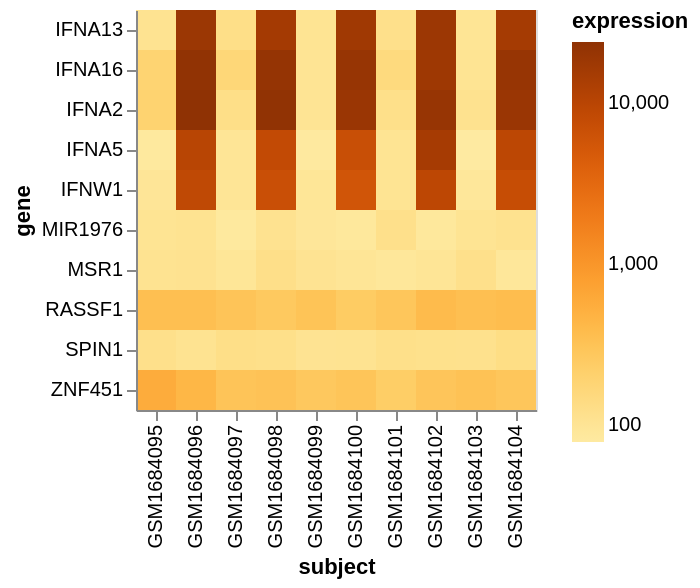

The notebook cell saved with this chart:
### Markdown cell above
#### Personalizando el esquema de color

La elección del esquema de color es vital para la interpretabilidad. Aquí, aplicamos el esquema de color `'yelloworangebrown'` (¡nota la importancia de la minúscula!). Altair ofrece una amplia gama de esquemas predefinidos, como los que se muestran en el listado a continuación.

### Code cell
chart.mark_rect().encode(
    alt.X('subject:N'),
    alt.Y('gene:N'),
    alt.Color('expression:Q', scale=alt.Scale(type='log',scheme='yelloworangebrown')),
    alt.Tooltip(['subject', 'gene', 'expression'])
)

### Figure 1 — Vega-Lite specification as saved in the notebook (floating-point values rounded to 4 significant figures)
{"config": {"view": {"continuousWidth": 300, "continuousHeight": 300}}, "data": {"name": "data-5cd6747e846a5284609978f329e272dd"}, "mark": {"type": "rect"}, "encoding": {"color": {"field": "expression", "scale": {"scheme": "yelloworangebrown", "type": "log"}, "type": "quantitative"}, "tooltip": [{"field": "subject", "type": "nominal"}, {"field": "gene", "type": "nominal"}, {"field": "expression", "type": "quantitative"}], "x": {"field": "subject", "type": "nominal"}, "y": {"field": "gene", "type": "nominal"}}, "$schema": "https://vega.github.io/schema/vega-lite/v5.20.1.json", "datasets": {"data-5cd6747e846a5284609978f329e272dd": [{"subject": "GSM1684095", "treatment": "control", "gene": "IFNA5", "expression": 83.13}, {"subject": "GSM1684095", "treatment": "control", "gene": "MSR1", "expression": 107.0}, {"subject": "GSM1684095", "treatment": "control", "gene": "IFNW1", "expression": 95.4}, {"subject": "GSM1684095", "treatment": "control", "gene": "RASSF1", "expression": 353.0}, {"subject": "GSM1684095", "treatment": "control", "gene": "IFNA16", "expression": 189.9}, {"subject": "GSM1684095", "treatment": "control", "gene": "ZNF451", "expression": 569.3}, {"subject": "GSM1684095", "treatment": "control", "gene": "SPIN1", "expression": 120.8}, {"subject": "GSM1684095", "treatment": "control", "gene": "IFNA2", "expression": 195.2}, {"subject": "GSM1684095", "treatment": "control", "gene": "IFNA13", "expression": 107.2}, {"subject": "GSM1684095", "treatment": "control", "gene": "MIR1976", "expression": 104.0}, {"subject": "GSM1684096", "treatment": "influenza", "gene": "MIR1976", "expression": 106.3}, {"subject": "GSM1684096", "treatment": "influenza", "gene": "IFNA13", "expression": 18970.0}, {"subject": "GSM1684096", "treatment": "influenza", "gene": "ZNF451", "expression": 432.3}, {"subject": "GSM1684096", "treatment": "influenza", "gene": "IFNA5", "expression": 10100.0}, {"subject": "GSM1684096", "treatment": "influenza", "gene": "IFNA16", "expression": 23060.0}, {"subject": "GSM1684096", "treatment": "influenza", "gene": "IFNW1", "expression": 8666.0}, {"subject": "GSM1684096", "treatment": "influenza", "gene": "SPIN1", "expression": 107.9}, {"subject": "GSM1684096", "treatment": "influenza", "gene": "MSR1", "expression": 108.8}, {"subject": "GSM1684096", "treatment": "influenza", "gene": "IFNA2", "expression": 24030.0}, {"subject": "GSM1684096", "treatment": "influenza", "gene": "RASSF1", "expression": 353.4}, {"subject": "GSM1684097", "treatment": "control", "gene": "IFNA16", "expression": 170.3}, {"subject": "GSM1684097", "treatment": "control", "gene": "SPIN1", "expression": 126.9}, {"subject": "GSM1684097", "treatment": "control", "gene": "MSR1", "expression": 94.98}, {"subject": "GSM1684097", "treatment": "control", "gene": "ZNF451", "expression": 304.2}, {"subject": "GSM1684097", "treatment": "control", "gene": "RASSF1", "expression": 308.1}, {"subject": "GSM1684097", "treatment": "control", "gene": "IFNA13", "expression": 128.0}, {"subject": "GSM1684097", "treatment": "control", "gene": "IFNA2", "expression": 128.8}, {"subject": "GSM1684097", "treatment": "control", "gene": "MIR1976", "expression": 82.85}, {"subject": "GSM1684097", "treatment": "control", "gene": "IFNA5", "expression": 97.8}, {"subject": "GSM1684097", "treatment": "control", "gene": "IFNW1", "expression": 96.97}, {"subject": "GSM1684098", "treatment": "influenza", "gene": "RASSF1", "expression": 267.4}, {"subject": "GSM1684098", "treatment": "influenza", "gene": "IFNA13", "expression": 15650.0}, {"subject": "GSM1684098", "treatment": "influenza", "gene": "MSR1", "expression": 125.9}, {"subject": "GSM1684098", "treatment": "influenza", "gene": "IFNW1", "expression": 6903.0}, {"subject": "GSM1684098", "treatment": "influenza", "gene": "IFNA16", "expression": 21250.0}, {"subject": "GSM1684098", "treatment": "influenza", "gene": "ZNF451", "expression": 320.3}, {"subject": "GSM1684098", "treatment": "influenza", "gene": "SPIN1", "expression": 123.6}, {"subject": "GSM1684098", "treatment": "influenza", "gene": "MIR1976", "expression": 108.9}, {"subject": "GSM1684098", "treatment": "influenza", "gene": "IFNA5", "expression": 8181.0}, {"subject": "GSM1684098", "treatment": "influenza", "gene": "IFNA2", "expression": 23060.0}, {"subject": "GSM1684099", "treatment": "control", "gene": "IFNW1", "expression": 94.48}, {"subject": "GSM1684099", "treatment": "control", "gene": "IFNA5", "expression": 81.71}, {"subject": "GSM1684099", "treatment": "control", "gene": "RASSF1", "expression": 308.7}, {"subject": "GSM1684099", "treatment": "control", "gene": "IFNA16", "expression": 101.2}, {"subject": "GSM1684099", "treatment": "control", "gene": "ZNF451", "expression": 271.0}, {"subject": "GSM1684099", "treatment": "control", "gene": "MSR1", "expression": 104.6}, {"subject": "GSM1684099", "treatment": "control", "gene": "IFNA13", "expression": 103.5}, {"subject": "GSM1684099", "treatment": "control", "gene": "MIR1976", "expression": 91.37}, {"subject": "GSM1684099", "treatment": "control", "gene": "IFNA2", "expression": 100.7}, {"subject": "GSM1684099", "treatment": "control", "gene": "SPIN1", "expression": 104.2}, {"subject": "GSM1684100", "treatment": "influenza", "gene": "IFNW1", "expression": 5664.0}, {"subject": "GSM1684100", "treatment": "influenza", "gene": "IFNA13", "expression": 16990.0}, {"subject": "GSM1684100", "treatment": "influenza", "gene": "RASSF1", "expression": 244.8}, {"subject": "GSM1684100", "treatment": "influenza", "gene": "IFNA2", "expression": 19280.0}, {"subject": "GSM1684100", "treatment": "influenza", "gene": "IFNA5", "expression": 7055.0}, {"subject": "GSM1684100", "treatment": "influenza", "gene": "MIR1976", "expression": 85.88}, {"subject": "GSM1684100", "treatment": "influenza", "gene": "ZNF451", "expression": 300.7}, {"subject": "GSM1684100", "treatment": "influenza", "gene": "IFNA16", "expression": 20420.0}, {"subject": "GSM1684100", "treatment": "influenza", "gene": "SPIN1", "expression": 107.2}, {"subject": "GSM1684100", "treatment": "influenza", "gene": "MSR1", "expression": 96.97}, {"subject": "GSM1684101", "treatment": "control", "gene": "IFNA2", "expression": 123.6}, {"subject": "GSM1684101", "treatment": "control", "gene": "IFNA5", "expression": 102.4}, {"subject": "GSM1684101", "treatment": "control", "gene": "MSR1", "expression": 89.58}, {"subject": "GSM1684101", "treatment": "control", "gene": "SPIN1", "expression": 122.6}, {"subject": "GSM1684101", "treatment": "control", "gene": "IFNW1", "expression": 103.6}, {"subject": "GSM1684101", "treatment": "control", "gene": "RASSF1", "expression": 286.1}, {"subject": "GSM1684101", "treatment": "control", "gene": "ZNF451", "expression": 232.2}, {"subject": "GSM1684101", "treatment": "control", "gene": "IFNA16", "expression": 155.1}, {"subject": "GSM1684101", "treatment": "control", "gene": "MIR1976", "expression": 120.6}, {"subject": "GSM1684101", "treatment": "control", "gene": "IFNA13", "expression": 120.7}, {"subject": "GSM1684102", "treatment": "influenza", "gene": "IFNW1", "expression": 9199.0}, {"subject": "GSM1684102", "treatment": "influenza", "gene": "ZNF451", "expression": 294.7}, {"subject": "GSM1684102", "treatment": "influenza", "gene": "MIR1976", "expression": 86.59}, {"subject": "GSM1684102", "treatment": "influenza", "gene": "IFNA16", "expression": 17750.0}, {"subject": "GSM1684102", "treatment": "influenza", "gene": "MSR1", "expression": 97.09}, {"subject": "GSM1684102", "treatment": "influenza", "gene": "RASSF1", "expression": 386.8}, {"subject": "GSM1684102", "treatment": "influenza", "gene": "SPIN1", "expression": 117.9}, {"subject": "GSM1684102", "treatment": "influenza", "gene": "IFNA2", "expression": 20300.0}, {"subject": "GSM1684102", "treatment": "influenza", "gene": "IFNA13", "expression": 18600.0}, {"subject": "GSM1684102", "treatment": "influenza", "gene": "IFNA5", "expression": 15020.0}, {"subject": "GSM1684103", "treatment": "control", "gene": "IFNA5", "expression": 78.12}, {"subject": "GSM1684103", "treatment": "control", "gene": "RASSF1", "expression": 352.4}, {"subject": "GSM1684103", "treatment": "control", "gene": "IFNA16", "expression": 103.0}, {"subject": "GSM1684103", "treatment": "control", "gene": "ZNF451", "expression": 327.0}, {"subject": "GSM1684103", "treatment": "control", "gene": "MSR1", "expression": 119.7}, {"subject": "GSM1684103", "treatment": "control", "gene": "SPIN1", "expression": 116.0}, {"subject": "GSM1684103", "treatment": "control", "gene": "IFNA2", "expression": 111.6}, {"subject": "GSM1684103", "treatment": "control", "gene": "IFNA13", "expression": 98.34}, {"subject": "GSM1684103", "treatment": "control", "gene": "IFNW1", "expression": 89.26}, {"subject": "GSM1684103", "treatment": "control", "gene": "MIR1976", "expression": 103.2}, {"subject": "GSM1684104", "treatment": "influenza", "gene": "ZNF451", "expression": 287.4}, {"subject": "GSM1684104", "treatment": "influenza", "gene": "IFNW1", "expression": 7429.0}, {"subject": "GSM1684104", "treatment": "influenza", "gene": "RASSF1", "expression": 374.2}, {"subject": "GSM1684104", "treatment": "influenza", "gene": "IFNA16", "expression": 20580.0}, {"subject": "GSM1684104", "treatment": "influenza", "gene": "SPIN1", "expression": 134.8}, {"subject": "GSM1684104", "treatment": "influenza", "gene": "IFNA2", "expression": 19140.0}, {"subject": "GSM1684104", "treatment": "influenza", "gene": "IFNA13", "expression": 15400.0}, {"subject": "GSM1684104", "treatment": "influenza", "gene": "IFNA5", "expression": 9397.0}, {"subject": "GSM1684104", "treatment": "influenza", "gene": "MSR1", "expression": 89.71}, {"subject": "GSM1684104", "treatment": "influenza", "gene": "MIR1976", "expression": 112.0}]}}
